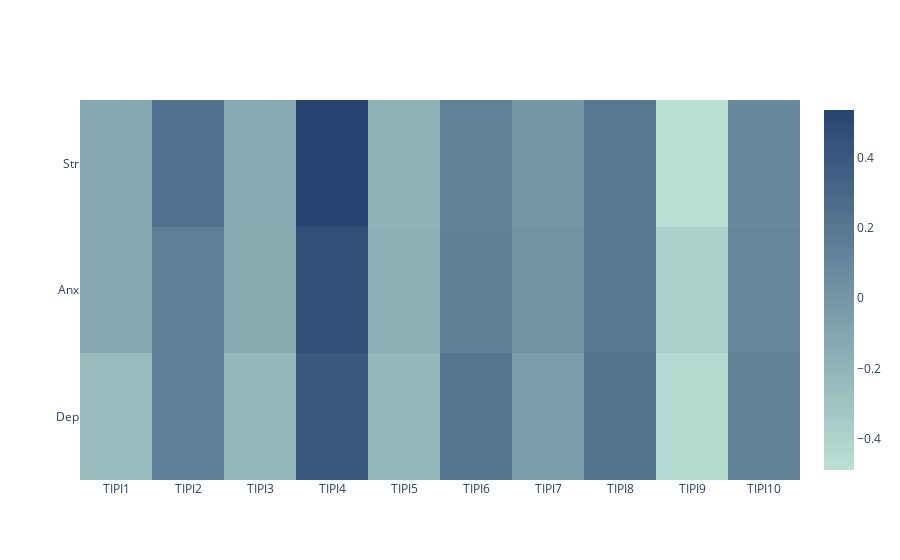

Here is the notebook cell this chart was saved with:
### Code cell
fig = go.Figure(data=go.Heatmap(
                   z=corr.values,
                   x=list(corr.columns),
                   y=['Dep', 'Anx', 'Str'],
                  colorscale=[[0,'#bae1d4'],[1,'#274472']],
                   hoverongaps = False))
fig.show()

### Figure 1 — Plotly figure (JSON) as saved in the notebook; plotly's stock layout.template omitted (floating-point values rounded to 4 significant figures)
{"data": [{"colorscale": [[0, "#bae1d4"], [1, "#274472"]], "hoverongaps": false, "type": "heatmap", "x": ["TIPI1", "TIPI2", "TIPI3", "TIPI4", "TIPI5", "TIPI6", "TIPI7", "TIPI8", "TIPI9", "TIPI10"], "y": ["Dep", "Anx", "Str"], "z": [[-0.247, 0.1535, -0.2265, 0.4088, -0.225, 0.2173, -0.05123, 0.2301, -0.4506, 0.122], [-0.1102, 0.1529, -0.1371, 0.4565, -0.1767, 0.1389, 0.01975, 0.1989, -0.3848, 0.1045], [-0.1263, 0.2439, -0.1392, 0.5364, -0.1878, 0.131, -0.00965, 0.1913, -0.4892, 0.08476]]}], "layout": {}}
